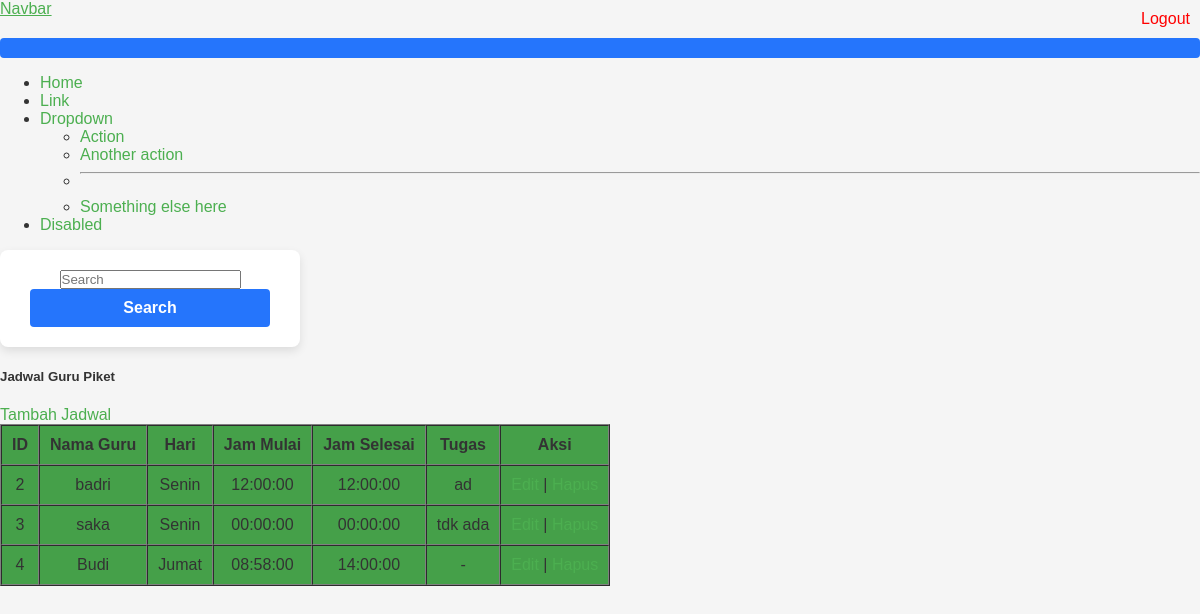
The page /oldindex.php (signed in) on the database its author committed.
### tables this page shows
CREATE TABLE `jadwal_guru` (
  `id` int(11) NOT NULL,
  `nama_guru` varchar(100) NOT NULL,
  `hari` varchar(50) NOT NULL,
  `jam_mulai` time NOT NULL,
  `jam_selesai` time NOT NULL,
  `tugas` text NOT NULL
);

### oldindex.php (the view, shortened to what this page needs)
<a href="logout.php" style="float: right; margin: 10px; color: red;">Logout</a>
<?php
include 'koneksi.php';
$query = "SELECT * FROM jadwal_guru";
$result = mysqli_query($koneksi, $query);
?>
<!DOCTYPE html>
<html lang="en">
<head>
    <link rel="stylesheet" href="style.css">
</head>
<body>
<nav class="navbar navbar-expand-lg bg-body-tertiary">
  <div class="container-fluid">
    <a class="navbar-brand" href="#">Navbar</a>
    <button class="navbar-toggler" type="button" data-bs-toggle="collapse" data-bs-target="#navbarSupportedContent" aria-controls="navbarSupportedContent" aria-expanded="false" aria-label="Toggle navigation">
    </button>
    <div class="collapse navbar-collapse" id="navbarSupportedContent">
      <ul class="navbar-nav me-auto mb-2 mb-lg-0">
        <li class="nav-item">
          <a class="nav-link active" aria-current="page" href="#">Home</a>
        </li>
        <li class="nav-item">
          <a class="nav-link" href="#">Link</a>
        </li>
        <li class="nav-item dropdown">
          <a class="nav-link dropdown-toggle" href="#" role="button" data-bs-toggle="dropdown" aria-expanded="false">
            Dropdown
          </a>
          <ul class="dropdown-menu">
            <li><a class="dropdown-item" href="#">Action</a></li>
            <li><a class="dropdown-item" href="#">Another action</a></li>
            <li><hr class="dropdown-divider"></li>
            <li><a class="dropdown-item" href="#">Something else here</a></li>
          </ul>
        </li>
        <li class="nav-item">
          <a class="nav-link disabled" aria-disabled="true">Disabled</a>
        </li>
      </ul>
      <form class="d-flex" role="search">
        <input class="form-control me-2" type="search" placeholder="Search" aria-label="Search">
        <button class="btn btn-outline-success" type="submit">Search</button>
      </form>
    </div>
  </div>
</nav>
<div class="card">
  <div class="card-body">
    <h5 class="card-title">Jadwal Guru Piket</h5>
    <a href="tambah.php">Tambah Jadwal</a>
    <table border="1" cellpadding="10" cellspacing="0">
        <tr style="text-align: center;">
            <th>ID</th>
            <th>Nama Guru</th>
            <th>Hari</th>
            <th>Jam Mulai</th>
            <th>Jam Selesai</th>
            <th>Tugas</th>
            <th>Aksi</th>
        </tr>
        <?php while ($row = mysqli_fetch_assoc($result)) { ?>
            <tr>
                <td><?= $row['id']; ?></td>
                <td><?= $row['nama_guru']; ?></td>
                <td><?= $row['hari']; ?></td>
                <td><?= $row['jam_mulai']; ?></td>
                <td><?= $row['jam_selesai']; ?></td>
                <td><?= $row['tugas']; ?></td>
                <td>
                    <a href="edit.php?id=<?= $row['id']; ?>">Edit</a> |
                    <a href="hapus.php?id=<?= $row['id']; ?>" onclick="return confirm('Yakin ingin menghapus?')">Hapus</a>
                </td>
            </tr>
        <?php } ?>
    </table>
  </div>
</div>
</body>
</html>

### style.css (style rules this page uses)
body { font-family: Arial, sans-serif; margin: 0; padding: 0; background-color: #f5f5f5; color: #333; }
table ,th { text-align: center; background-color: #45a049; }
a { color: #4CAF50; text-decoration: none; }
button, input[type="submit"] { background-color: #4CAF50; color: white; border: none; padding: 10px 20px; margin: 10px 0; cursor: pointer; font-size: 16px; }
form { width: 90%; margin: 20px auto; padding: 20px; background: #fff; box-shadow: 0 2px 5px rgba(0, 0, 0, 0.1); }
body, h1, form, input, button { margin: 0; padding: 0; box-sizing: border-box; }
form { background: #ffffff; border-radius: 8px; padding: 20px 30px; box-shadow: 0 4px 10px rgba(0, 0, 0, 0.1); width: 300px; text-align: center; color: #333; }
button { background: #2575fc; color: #fff; border: none; padding: 10px; width: 100%; border-radius: 4px; cursor: pointer; font-size: 16px; font-weight: bold; }

### rows shown on the page
jadwal_guru: id "2", nama_guru "badri", hari "Senin", jam_mulai "12:00:00", jam_selesai "12:00:00", tugas "ad"
jadwal_guru: id "3", nama_guru "saka", hari "Senin", jam_mulai "00:00:00", jam_selesai "00:00:00", tugas "tdk ada"
jadwal_guru: id "4", nama_guru "Budi", hari "Jumat", jam_mulai "08:58:00", jam_selesai "14:00:00", tugas "-"
